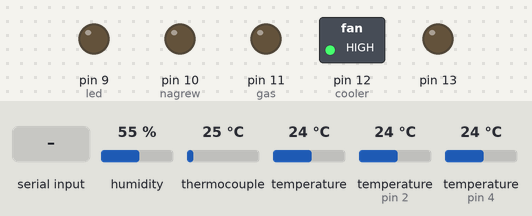
Bench run of a sketch on a simulated Arduino Uno, built with avr-gcc and run on an emulated ATmega328P. On the bench: switched loads named in the sketch (green lamp = pin HIGH), output pins drawn as LEDs (lit = HIGH). The inputs (shaded band) are chosen by the test bench; at power-on: humidity 55 %, thermocouple 25 °C, temperature 24 °C, temperature (sensors on pin 2, pin 4) 24 °C. What the sketch prints to the serial monitor is not drawn.

Above: at 2.0 s.
2.1 s: "l90\n" received over Serial
At 4.2 s:
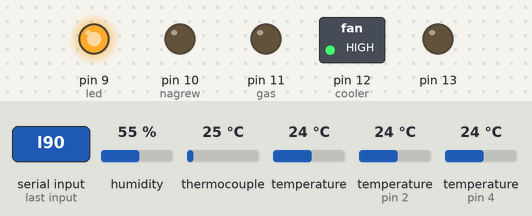
4.5 s: "c90\n" received over Serial
At 6.2 s:
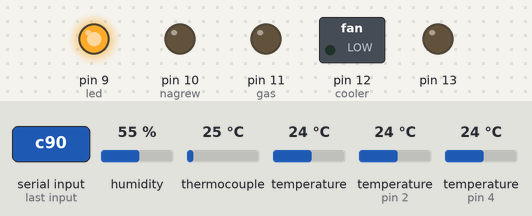
6.5 s: "l,45\n" received over Serial
At 8.0 s:
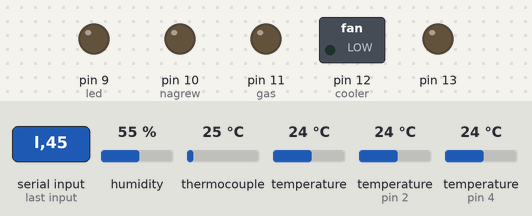
8.5 s: "g90\n" received over Serial
At 9.4 s:
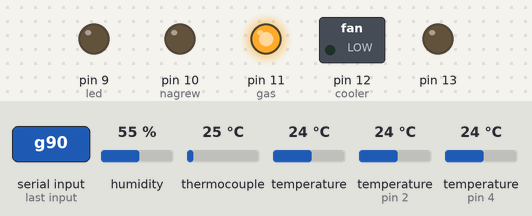
11.0 s: "n,45\n" received over Serial
At 12.0 s:
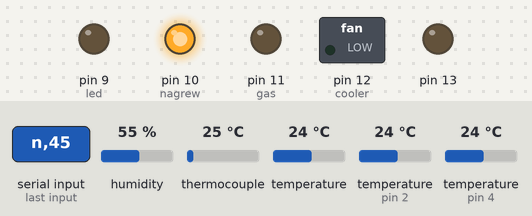
13.0 s: "c,45\n" received over Serial
At 14.9 s:
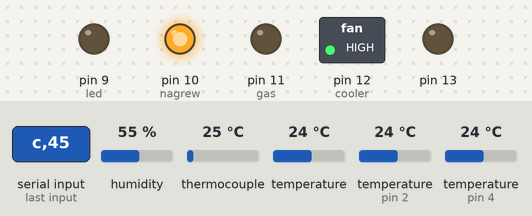
Timing chart, 0 to 16.0 s (numbered marks = the images above; inputs shaded):
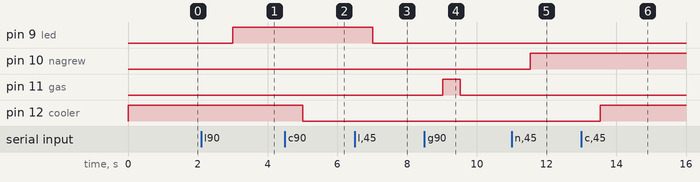

Measured:
- after the input at 2.1 s, pin 9 (led): LOW → HIGH after 0.90 s
- after the input at 4.5 s, pin 12 (cooler): HIGH → LOW after 0.51 s
- after the input at 6.5 s, pin 9 (led): HIGH → LOW after 0.52 s
- after the input at 8.5 s, pin 11 (gas): LOW → HIGH after 0.52 s, → LOW 0.50 s later
- after the input at 11.0 s, pin 10 (nagrew): LOW → HIGH after 0.53 s
- after the input at 13.0 s, pin 12 (cooler): LOW → HIGH after 0.54 s

The sketch:

main_for_reostat.ino
```cpp
//#include <GyverBME280.h>                      // Подключение библиотеки bmp280 -датчика давления в шланге
//GyverBME280 bme; // Создание обьекта bme

#include <Adafruit_AHTX0.h>
Adafruit_AHTX0 aht;

#include <microDS18B20.h>
MicroDS18B20<4> ds;
MicroDS18B20<2> ds1;

#include <GyverTimers.h>
volatile byte dutyD13 = 0;

int cooler = 12;
int gas = 11;
int nagrew = 10;
int led = 9;

#include <max6675.h>
int thermoDO = 5; // Указываем к какому пину подключен SO
int thermoCS = 6; // Указываем к какому пину подключен CS
int thermoCLK = 7;// Указываем к какому пину подключен SCK
MAX6675 thermocouple(thermoCLK, thermoCS, thermoDO);
//#include <TroykaDHT.h>// библиотека дачика температуры внутри корпуса
//DHT dht(4, DHT11);//инициализациядатчика

//#include <NDIRZ16.h>
//#include <SoftwareSerial.h>
//Arduino UNO Pin D2 (Software Serial Rx) <===> Adaptor's Green  Wire (Tx)
//Arduino UNO Pin D3 (Software Serial Tx) <===> Adaptor's Yellow Wire (Rx)
//SoftwareSerial mySerial(2, 3);
//NDIRZ16 mySensor = NDIRZ16(&mySerial);


const byte size_arr_integr = 20; // размер массива
byte counter=0;
byte counter_speed=0;
double arr_integr[size_arr_integr] = {0};
const byte size_speed = 60; // создание массива и инициализация нулями
float arr_speed[size_speed] = {0};
double input, output, setpoint = 39;
double Kp = 0.06, Ki = 0.03, Kd = 0;//уменьшить коэффициент kp -0.015, kd -4
double integral, derivative, error, previous_error;
double sum_arr_integr =0 ;
float speed = 0;


void setup() {
  Serial.begin(9600);                         // Запуск последовательного порта
  Serial.setTimeout(5);
//  bme.begin();                                // инициализируем датчик bmp280
//  dht.begin();                                // инициализируем датчик DHT11

  pinMode(led, OUTPUT);                       //устанвливаем пины для выхода
  pinMode(cooler, OUTPUT);
  pinMode(gas, OUTPUT);
  pinMode(nagrew, OUTPUT);

  pinMode(13, OUTPUT);

  digitalWrite(led, LOW);                   //устанавливаем на пинах низкий уровень
  digitalWrite(cooler, HIGH);
  digitalWrite(gas, LOW);
  digitalWrite(nagrew, LOW);
  //mySerial.begin(9600);
  Timer1.setFrequency(50);
  Timer1.enableISR();

  if (! aht.begin()) {
    Serial.println("Could not find AHT? Check wiring");
    while (1) delay(10);
  }

}
int flag_speed_first = 1;
double temperature1;
double temperature2;

int reg = 1;
int pidr = 0;
int memset_trig = 0;
void loop() {
  static uint32_t timer = millis();
  if (millis() - timer >= 1000) {
    control_signal();//управляющий сигнал
    Serial.print("Cten = "); // Отправка текста в последовательный порт
   Serial.print(thermocouple.readCelsius()); // Чтение и отправка температуры в последовательный пор
    Serial.print(" ");

    timer = millis();
    ds.requestTemp();
    ds1.requestTemp();
    while(!(ds.readTemp()));
      temperature1 = ds.getTemp();
      Serial.print("ds1 ");
      Serial.print(temperature2);
      Serial.print(" C");
      Serial.print(" ");
    while(!(ds1.readTemp()));
      temperature2 = ds1.getTemp();
      Serial.print("ds2_in ");
      Serial.print(temperature1);
      Serial.print(" C");
      Serial.print(" ");

  sensors_event_t humidity, temp;
  aht.getEvent(&humidity, &temp);// populate temp and humidity objects with fresh data
  Serial.print("Temperature: "); Serial.print(temp.temperature); Serial.print(" C ");
  Serial.print("Humidity: "); Serial.print(humidity.relative_humidity); Serial.print(" % rH ");

      //temperature1 = runMiddleArifmOptim(temperature1);
      //temperature1 = expRunningAverage(temperature1);
      time_now();//выводит время
    //gas_pressure();
    //temperature1 = temperatyre();

  // вычисление ошибки и обновление интеграла и производной
  error = setpoint - temperature1;
//  if(flag_speed_first == 1)
//  {
//    flag_speed_first = 0;
//    for (int counter_speed1 = 0; counter_speed1<size_speed; counter_speed1++)
//        arr_speed[counter_speed1]= temperature1;
//  }
//
//  if(counter_speed < size_speed){
//      arr_speed[counter_speed] = temperature1; counter_speed++;}
//  else {counter_speed = 0;arr_speed[counter_speed] = temperature1;}
//  speed = 0;
//
//  Serial.print("speed t/min: ");
//  if((counter_speed+1)<size_speed)
//    speed = (temperature1 - arr_speed[counter_speed+1]);
//  else
//    speed = (temperature1 - arr_speed[0]);
//  Serial.print(speed,2);
//  Serial.print(' ');
//
//  Serial.print("speed t/10sec: ");
//  if((counter_speed-10)>=0)
//    speed = (temperature1 - arr_speed[counter_speed-10]);
//  else
//    speed = (temperature1 - arr_speed[size_speed-10+counter_speed]);
//  Serial.print(speed,2);
//  Serial.print(' ');
//
//    Serial.print("speed t/30sec: ");
//  if((counter_speed-30)>=0)
//    speed = (temperature1 - arr_speed[counter_speed-30]);
//  else
//    speed = (temperature1 - arr_speed[size_speed-30+counter_speed]);
//  Serial.print(speed,2);
//  Serial.print(' ');

  if(error>=0.03*setpoint){
  output = Kp * error;
  integral = 0;
  derivative = 0;
  if (memset_trig) {memset(arr_integr,0,sizeof(arr_integr));
  memset_trig = 0;
  counter = 0;
  }
  }
  else if(error<0){
  output = 0;
  integral = 0;
  derivative = 0;
  if (memset_trig) {
  memset(arr_integr,0,sizeof(arr_integr));
  memset_trig = 0;
  counter = 0;
  sum_arr_integr = 0;
  }
  }
  else
  {
  memset_trig = 1;
    if(counter < size_arr_integr){
      arr_integr[counter] = setpoint - temperature1; counter++;}
    else {counter = 0;arr_integr[counter] = setpoint - temperature1;}
    sum_arr_integr = 0;
    for (int counter1 = 0; counter1<size_arr_integr; counter1++){
      sum_arr_integr +=arr_integr[counter1];
//      Serial.print(arr_integr[counter1]);
//      Serial.print(' ');
    }
    Serial.print("sum_arr_integr: ");
    Serial.print(sum_arr_integr);
    Serial.print(' ');
  integral = sum_arr_integr;

  derivative = error - previous_error;
  previous_error = error;
  // вычисление выходного значения по ПИД-алгоритму
  output = Kp * error + Ki * integral + Kd * derivative;
  }
  Serial.print("coef pide: ");
  Serial.print(Kp * error);
  Serial.print(" ");
  Serial.print(Ki * integral);
  Serial.print(" ");
  Serial.print(Kd * derivative);
  Serial.print(" ");
  Serial.print(error);


  if (pidr)
  {

    if(output >= 1.0)
      dutyD13 = 50;
    else if (output <= 0)
      dutyD13 = 0;
    else{dutyD13 = output * 1024 / 20.48;}
  }
  else
  dutyD13 = 0;
/*
  //  if (pidr == 1)
  //  {
  //    pid.input = temperature1;
  //    pid.getResultTimer();
  //    Serial.print(" ");
  //    float t = pid.output;
  //    Serial.print(t, 5);
  //    Serial.print(" ");
  //    if (t >= 1 ) { //&& pid.setpoint >= temperature1 && pid.setpoint >= (temperature1-0.2)
  //      //Serial.print("nagrew on");
  //      Serial.print("50");
  //      //digitalWrite(nagrew, 1);
  //      dutyD13 = 50;
  //    }
  //    else if (t > 0.1 && t < 1) {
  //      dutyD13 = t * 1024 / 20.48;
  //      Serial.print(" ");
  //      Serial.print(dutyD13);
  //    }
  //    else {
  //      //Serial.print("nagrew off");
  //      Serial.print("0");
  //      dutyD13 = 0;
  //      //digitalWrite(nagrew, 0);
  //    }
  //  }
  //  else
  //  {
  //    dutyD13 = 0;
  //  }
  //  Serial.println("");
  // }*/
  Serial.print(" ");
  Serial.print(dutyD13);
  Serial.print(" ");
  Serial.print(digitalRead(nagrew));
  Serial.print(digitalRead(led));
  Serial.print(digitalRead(cooler));
    Serial.println("");
}
}


const int NUM_READ = 10;  // количество усреднений для средних арифм. фильтров
// оптимальное бегущее среднее арифметическое
float runMiddleArifmOptim(float newVal) {
  static int t = 0;
  static float vals[NUM_READ];

  static float average = 0;
  if (++t >= NUM_READ) t = 0; // перемотка t
  average -= vals[t];         // вычитаем старое
  average += newVal;          // прибавляем новое
  vals[t] = newVal;           // запоминаем в массив
  return ((float)average / NUM_READ);
}

float k = 0.05;  // коэффициент фильтрации, 0.0-1.0
// бегущее среднее
float expRunningAverage(float newVal) {
  static float filVal = 0;
  filVal += (newVal - filVal) * k;
  return filVal;
}
/*
void pidControl(float temperature1) {
  //  static uint32_t tmr;
  //  if (millis() - tmr >= 1000)
  //  {
  //    tmr = millis();
  pid.input = temperature1;
  pid.getResultTimer();
  if (pidr == 1)
  {
    Serial.print(" ");
    float t = pid.output;
    Serial.print(t, 5);
    Serial.print(" ");
    if (t >= 1) {
      Serial.print("nagrew on");
      digitalWrite(nagrew, 1);
    }
    else {
      Serial.print("nagrew off");
      digitalWrite(nagrew, 0);
    }
  }
  //  }
}
*/
void time_now() {
  uint32_t sec = millis() / 1000ul;
  int timeHours = (sec / 3600ul);        // часы
  int timeMins = (sec % 3600ul) / 60ul;  // минуты
  int timeSecs = (sec % 3600ul) % 60ul;  // секунды

  Serial.print(timeHours);
  Serial.print(":");
  Serial.print(timeMins);
  Serial.print(":");
  Serial.print(timeSecs);
  Serial.print(" ");
}
/*
void co2_sensor() {
  if (mySensor.measure()) {
    Serial.print("CO2 Concentration is ");
    Serial.print(mySensor.ppm);
    Serial.print ("ppm ");
    Serial.print(mySensor.ppm / 10000.0);
    Serial.println("%");
  }
}*/
// float temperatyre() {
//  dht.read(); // считывание данных с датчика

//  switch (dht.getState()) { // проверяем состояние данных
//    case DHT_OK: // всё OK
//      Serial.print("Temperature = ");
//      temperature = dht.getTemperatureC();
//      Serial.print(temperature);
//      Serial.println(" C \t");
//      break;
//    case DHT_ERROR_CHECKSUM: // ошибка контрольной суммы
//      Serial.println("Checksum error");
//      break;
//    case DHT_ERROR_TIMEOUT:// превышение времени ожидания
//      Serial.println("Time out error");
//      break;
//    case DHT_ERROR_NO_REPLY: // данных нет, датчик не реагирует или отсутствует
//      //Serial.println("Sensor not connected");
//      Serial.print("Temperature = ");
//      Serial.print(temperature);
//      Serial.println(" C \t");
//      break;
//  }
//  return (temperature);
// }

void control_signal() { //управление происходит путем передачи в порт первой буквы устройства которым необходимо управлять,
  //управление происходит путем изменения уровня(high or low)
  if (Serial.available() > 0) {
    char key = Serial.read();//читает первый символ
    int val = Serial.parseInt();
    //int in_data = Serial.read() - '0';//принемает циру

    // int data = Serial.parseInt();// читает число
    //Serial.println(in_data);
    switch (key) {
      case 'l': if (digitalRead(led))
        {
          digitalWrite(led, LOW);
          Serial.print(" led off");
        }
        else
        {
          digitalWrite(led, HIGH);
          Serial.print(" led on");
        }
        break;
      case 'c': if (digitalRead(cooler))
        {
          digitalWrite(cooler, LOW);
          Serial.print(" cooler off");
        }
        else
        {
          digitalWrite(cooler, HIGH);
          Serial.print(" cooler on");
        }
        break;
      case 'g': if (digitalRead(gas))
        {
          digitalWrite(gas, LOW);
          Serial.print(" gas off");
        }
        else
        { digitalWrite(gas, HIGH); Serial.print(" gas on");
          delay(500);
          digitalWrite(gas, LOW); Serial.print(" gas off");
        }
        break;
      case 'n': if (digitalRead(nagrew))
        {
          digitalWrite(nagrew, LOW);
          Serial.println(" nagrew off");
        }
        else
        {
          digitalWrite(nagrew, HIGH);
          Serial.println(" nagrew on");
        }
        break;
      case 'p': if (pidr)
        {
          pidr = 0;
          Serial.print(" pid off");
          digitalWrite(nagrew, LOW);
        }
        else
        {
          pidr = 1;
          Serial.print(" pid on");
          digitalWrite(nagrew, LOW);
        }
        break;

    }
  }
}
/*
void gas_pressure() {
  //  Serial.print("Temperature: ");
  //  Serial.print(bme.readTemperature());        // Выводим темперутуру в [*C]
  //  Serial.println(" *C");

  //  Serial.print("Humidity: ");
  //  Serial.print(bme.readHumidity());           // Выводим влажность в [%]
  //  Serial.println(" %");

  float pressure = bme.readPressure();        // Читаем давление в [Па]
  Serial.print("Pressure: ");
  Serial.print(pressure / 100.0F);            // Выводим давление в [гПа]
  Serial.print(" hPa , ");
  Serial.print(pressureToMmHg(pressure));     // Выводим давление в [мм рт. столба]
  Serial.println(" mm Hg");
  //  Serial.print("Altitide: ");
  //  Serial.print(pressureToAltitude(pressure)); // Выводим высоту в [м над ур. моря]
  //  Serial.println(" m");
  //Serial.println("");
}*/

void pwmTick() {
  static volatile byte counter = 0;
  if (counter == 50) {
    counter = 0;
  }
  if (dutyD13 > 0) {
    digitalWrite(nagrew, HIGH);
  }
  if (counter >= dutyD13) {
    if (dutyD13 < 50) {
      digitalWrite(nagrew, LOW);
    }
  }
  counter++;
}

ISR(TIMER1_A) {
  //pwmTick();
}
```
